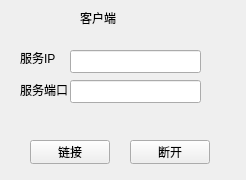
<?xml version="1.0" encoding="UTF-8"?>
<ui version="4.0">
 <class>Widget</class>
 <widget class="QWidget" name="Widget">
  <property name="geometry">
   <rect>
    <x>0</x>
    <y>0</y>
    <width>246</width>
    <height>180</height>
   </rect>
  </property>
  <property name="windowTitle">
   <string>Widget</string>
  </property>
  <widget class="QLineEdit" name="ipLineEdit">
   <property name="geometry">
    <rect>
     <x>70</x>
     <y>50</y>
     <width>131</width>
     <height>23</height>
    </rect>
   </property>
  </widget>
  <widget class="QLabel" name="label">
   <property name="geometry">
    <rect>
     <x>80</x>
     <y>10</y>
     <width>54</width>
     <height>16</height>
    </rect>
   </property>
   <property name="text">
    <string>客户端</string>
   </property>
  </widget>
  <widget class="QLabel" name="label_2">
   <property name="geometry">
    <rect>
     <x>20</x>
     <y>50</y>
     <width>54</width>
     <height>16</height>
    </rect>
   </property>
   <property name="text">
    <string>服务IP</string>
   </property>
  </widget>
  <widget class="QLabel" name="label_3">
   <property name="geometry">
    <rect>
     <x>20</x>
     <y>80</y>
     <width>54</width>
     <height>20</height>
    </rect>
   </property>
   <property name="text">
    <string>服务端口</string>
   </property>
  </widget>
  <widget class="QLineEdit" name="portLineEdit">
   <property name="geometry">
    <rect>
     <x>70</x>
     <y>80</y>
     <width>131</width>
     <height>23</height>
    </rect>
   </property>
  </widget>
  <widget class="QPushButton" name="connectBtn">
   <property name="geometry">
    <rect>
     <x>30</x>
     <y>140</y>
     <width>80</width>
     <height>24</height>
    </rect>
   </property>
   <property name="text">
    <string>链接</string>
   </property>
  </widget>
  <widget class="QPushButton" name="stopBtn">
   <property name="geometry">
    <rect>
     <x>130</x>
     <y>140</y>
     <width>80</width>
     <height>24</height>
    </rect>
   </property>
   <property name="text">
    <string>断开</string>
   </property>
  </widget>
 </widget>
 <resources/>
 <connections/>
</ui>
